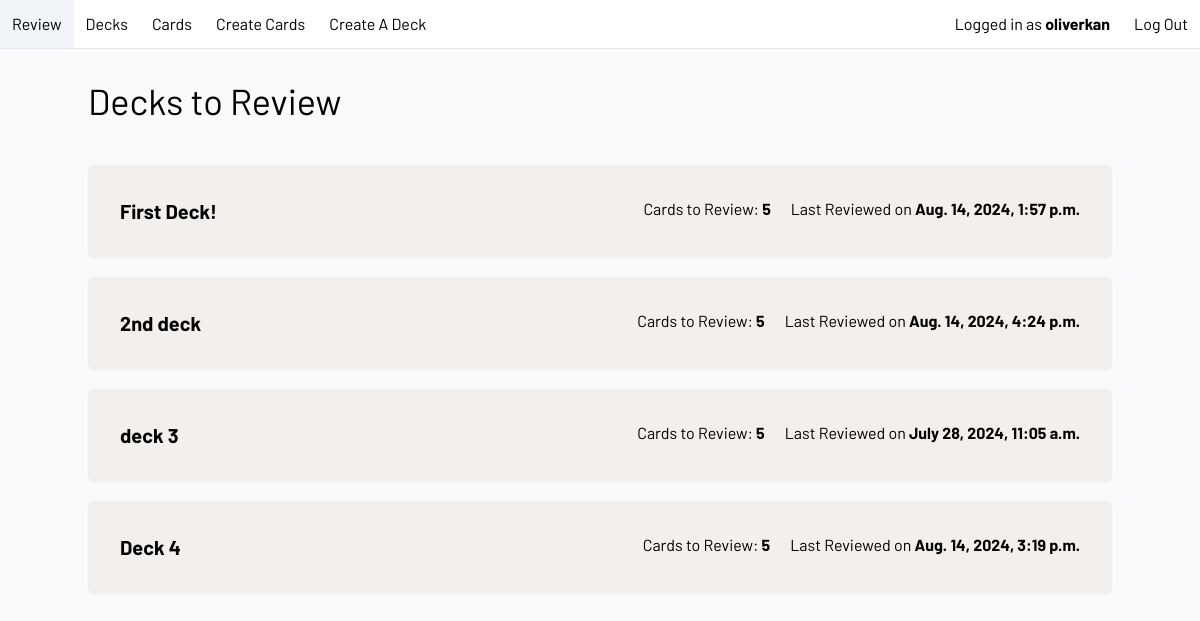
Before: / (signed in) with the older database file.
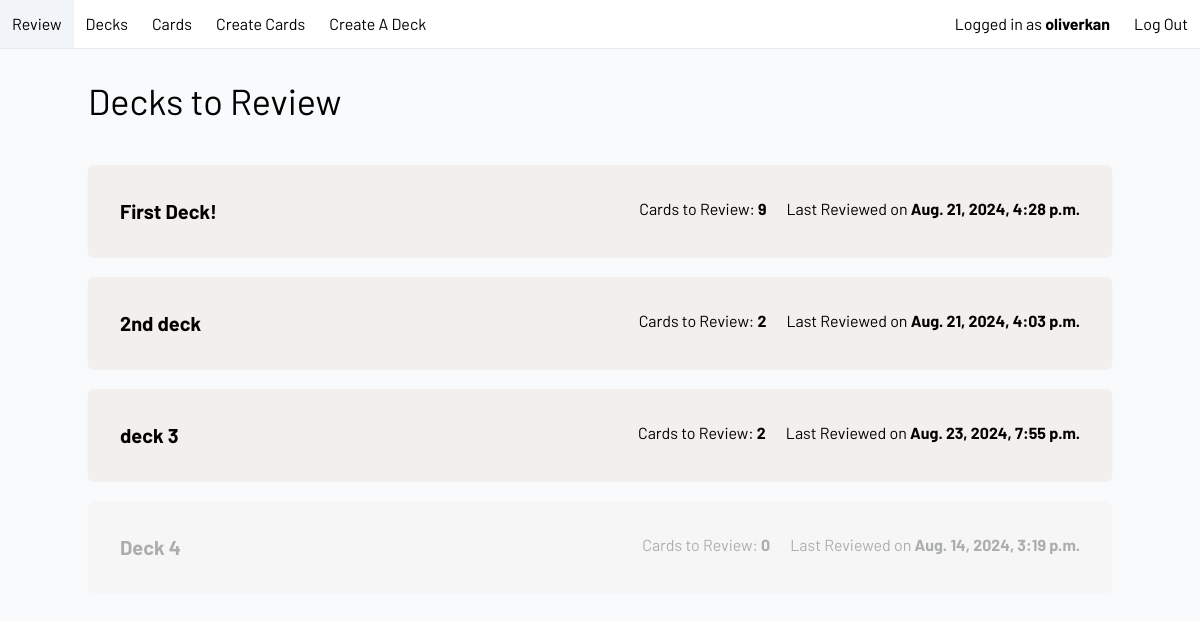
After: the same page with the newer database file.
### frontend/models.py (models this page shows, shortened)
class Deck(models.Model):
    user = models.ForeignKey(User, on_delete=models.CASCADE)
    title = models.CharField(max_length=64)
    description = models.TextField()
    cards = models.ManyToManyField('Card', blank=True, related_name="decks")
    date_created = models.DateTimeField(auto_now_add=True)
    date_edited = models.DateTimeField(auto_now_add=True)
    date_last_reviewed = models.DateTimeField(auto_now_add=True)

### frontend/views.py (the view)
# urls.py: path("", views.index_view, name="index"),
@login_required
def index_view(request):
    decks = Deck.objects.all()
    deck_list = []
    for deck in decks:
        cards = get_deck_review_cards(deck.pk)
        deck_obj = {'deck': deck, 'cards': len(cards)}
        deck_list.append(deck_obj)
    return render(request, 'frontend/index.html', {
        'deck_list': deck_list
    })

### frontend/models.py (called while the page is built)
    def get_review_date(self):
        return self.date_last_reviewed.date() + self.TIME_INTERVALS[self.review_interval_box]

### frontend/util.py (called while the page is built)
def get_deck_review_cards(pk):
    return [card for card in Card.objects.filter(decks__id=pk) if date.today() >= card.get_review_date()]

### frontend/templates/frontend/index.html (shortened to what this page needs)
{% extends "layout.html" %}
{% load static %}
{% block body %}
    <div class="container flex flex-col mx-auto my-8">
        <p class="mb-3 text-4xl">Decks to Review</p>
    </div>
    {% for deck_obj in deck_list %}
        <a href="{% url 'deck_review' deck_obj.deck.id %}?new=True" class="contents">
            <div class="flex flex-row justify-between container mx-auto my-5 p-8 bg-offwhite-light rounded-md shadow-sm {% if deck_obj.cards == 0 %}grey{% endif %}">
                <b class="text-xl">{{ deck_obj.deck.title }}</b>
                <div class="flex">
                    <p class="mr-5">Cards to Review: <b>{{ deck_obj.cards }}</b></p>
                    <p class="single:hidden">Last Reviewed on <b>{{ deck_obj.deck.date_last_reviewed }}</b></p>
                </div>
            </div>
        </a>
    {% endfor %}
{% endblock %}

Changed rows visible on the page:
changed Deck "First Deck!": cards "5" → "9"; deck.date_last_reviewed "Aug. 14, 2024, 1:57 p.m." → "Aug. 21, 2024, 4:28 p.m."
changed Deck "2nd deck": cards "5" → "2"; deck.date_last_reviewed "Aug. 14, 2024, 4:24 p.m." → "Aug. 21, 2024, 4:03 p.m."
changed Deck "deck 3": cards "5" → "2"; deck.date_last_reviewed "July 28, 2024, 11:05 a.m." → "Aug. 23, 2024, 7:55 p.m."
computed for Deck "Deck 4": cards "5" → "0"
